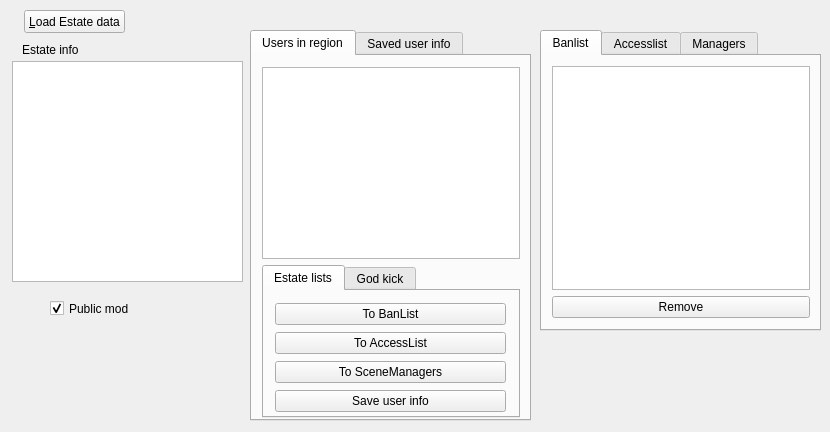
<?xml version="1.0" encoding="UTF-8"?>
<ui version="4.0">
 <class>Form</class>
 <widget class="QWidget" name="Form">
  <property name="geometry">
   <rect>
    <x>0</x>
    <y>0</y>
    <width>830</width>
    <height>432</height>
   </rect>
  </property>
  <property name="sizePolicy">
   <sizepolicy hsizetype="Fixed" vsizetype="Fixed">
    <horstretch>0</horstretch>
    <verstretch>0</verstretch>
   </sizepolicy>
  </property>
  <property name="minimumSize">
   <size>
    <width>830</width>
    <height>432</height>
   </size>
  </property>
  <property name="maximumSize">
   <size>
    <width>830</width>
    <height>432</height>
   </size>
  </property>
  <property name="windowTitle">
   <string>Form</string>
  </property>
  <widget class="QPushButton" name="btnLoadEstate">
   <property name="geometry">
    <rect>
     <x>24</x>
     <y>10</y>
     <width>101</width>
     <height>23</height>
    </rect>
   </property>
   <property name="text">
    <string>&amp;Load Estate data</string>
   </property>
  </widget>
  <widget class="QTabWidget" name="tabWidget">
   <property name="geometry">
    <rect>
     <x>540</x>
     <y>30</y>
     <width>281</width>
     <height>301</height>
    </rect>
   </property>
   <property name="currentIndex">
    <number>0</number>
   </property>
   <widget class="QWidget" name="tab">
    <attribute name="title">
     <string>Banlist</string>
    </attribute>
    <widget class="QWidget" name="layoutWidget">
     <property name="geometry">
      <rect>
       <x>10</x>
       <y>10</y>
       <width>258</width>
       <height>252</height>
      </rect>
     </property>
     <layout class="QVBoxLayout" name="verticalLayout_2">
      <item>
       <widget class="QListWidget" name="listWidgetBanList"/>
      </item>
      <item>
       <widget class="QPushButton" name="pushButtonRemoveBan">
        <property name="text">
         <string>Remove</string>
        </property>
       </widget>
      </item>
     </layout>
    </widget>
   </widget>
   <widget class="QWidget" name="tab_3">
    <attribute name="title">
     <string>Accesslist</string>
    </attribute>
    <widget class="QWidget" name="layoutWidget">
     <property name="geometry">
      <rect>
       <x>10</x>
       <y>10</y>
       <width>258</width>
       <height>252</height>
      </rect>
     </property>
     <layout class="QVBoxLayout" name="verticalLayout_3">
      <item>
       <widget class="QListWidget" name="listWidgetAccessList"/>
      </item>
      <item>
       <widget class="QPushButton" name="pushButtonRemoveAccess">
        <property name="text">
         <string>Remove</string>
        </property>
       </widget>
      </item>
     </layout>
    </widget>
   </widget>
   <widget class="QWidget" name="tab_2">
    <attribute name="title">
     <string>Managers</string>
    </attribute>
    <widget class="QWidget" name="layoutWidget">
     <property name="geometry">
      <rect>
       <x>10</x>
       <y>10</y>
       <width>258</width>
       <height>252</height>
      </rect>
     </property>
     <layout class="QVBoxLayout" name="verticalLayout_4">
      <item>
       <widget class="QListWidget" name="listWidgetEstateManagers"/>
      </item>
      <item>
       <widget class="QPushButton" name="pushButtonRemoveManager">
        <property name="text">
         <string>Remove</string>
        </property>
       </widget>
      </item>
     </layout>
    </widget>
   </widget>
  </widget>
  <widget class="QTabWidget" name="tabWidget_2">
   <property name="geometry">
    <rect>
     <x>250</x>
     <y>30</y>
     <width>281</width>
     <height>391</height>
    </rect>
   </property>
   <property name="currentIndex">
    <number>0</number>
   </property>
   <widget class="QWidget" name="tab_4">
    <attribute name="title">
     <string>Users in region</string>
    </attribute>
    <widget class="QWidget" name="layoutWidget">
     <property name="geometry">
      <rect>
       <x>10</x>
       <y>11</y>
       <width>258</width>
       <height>351</height>
      </rect>
     </property>
     <layout class="QVBoxLayout" name="verticalLayout_5">
      <item>
       <widget class="QListWidget" name="listWidgetRegionUsers"/>
      </item>
      <item>
       <widget class="QTabWidget" name="tabWidget_3">
        <property name="currentIndex">
         <number>0</number>
        </property>
        <widget class="QWidget" name="tab_6">
         <attribute name="title">
          <string>Estate lists</string>
         </attribute>
         <widget class="QWidget" name="layoutWidget">
          <property name="geometry">
           <rect>
            <x>11</x>
            <y>11</y>
            <width>231</width>
            <height>112</height>
           </rect>
          </property>
          <layout class="QVBoxLayout" name="verticalLayout">
           <item>
            <widget class="QPushButton" name="pushButtonToBan">
             <property name="text">
              <string>To BanList</string>
             </property>
            </widget>
           </item>
           <item>
            <widget class="QPushButton" name="pushButtonToAccess">
             <property name="text">
              <string>To AccessList</string>
             </property>
            </widget>
           </item>
           <item>
            <widget class="QPushButton" name="pushButtonToManagers">
             <property name="text">
              <string>To SceneManagers</string>
             </property>
            </widget>
           </item>
           <item>
            <widget class="QPushButton" name="pushButtonSaveUserInfo">
             <property name="text">
              <string>Save user info</string>
             </property>
            </widget>
           </item>
          </layout>
         </widget>
        </widget>
        <widget class="QWidget" name="tab_7">
         <attribute name="title">
          <string>God kick</string>
         </attribute>
         <widget class="QWidget" name="layoutWidget">
          <property name="geometry">
           <rect>
            <x>10</x>
            <y>20</y>
            <width>231</width>
            <height>82</height>
           </rect>
          </property>
          <layout class="QVBoxLayout" name="verticalLayout_7">
           <item>
            <widget class="QPushButton" name="pushButtonRequestGodLikePowers">
             <property name="text">
              <string>Request god like powers</string>
             </property>
            </widget>
           </item>
           <item>
            <widget class="QPushButton" name="pushButtonKick">
             <property name="text">
              <string>Send god Kick</string>
             </property>
            </widget>
           </item>
           <item>
            <layout class="QHBoxLayout" name="horizontalLayout">
             <item>
              <widget class="QLabel" name="label_2">
               <property name="text">
                <string>Message:</string>
               </property>
              </widget>
             </item>
             <item>
              <widget class="QLineEdit" name="lineEditKickMessage">
               <property name="text">
                <string>God does not want you here</string>
               </property>
              </widget>
             </item>
            </layout>
           </item>
          </layout>
         </widget>
        </widget>
       </widget>
      </item>
     </layout>
    </widget>
   </widget>
   <widget class="QWidget" name="tab_5">
    <attribute name="title">
     <string>Saved user info</string>
    </attribute>
    <widget class="QWidget" name="layoutWidget">
     <property name="geometry">
      <rect>
       <x>10</x>
       <y>10</y>
       <width>261</width>
       <height>311</height>
      </rect>
     </property>
     <layout class="QVBoxLayout" name="verticalLayout_6">
      <item>
       <widget class="QListWidget" name="listWidgetSavedUsers"/>
      </item>
      <item>
       <widget class="QPushButton" name="pushButtonRemoveSaved">
        <property name="text">
         <string>Remove</string>
        </property>
       </widget>
      </item>
      <item>
       <widget class="QPushButton" name="pushButtonSavedToAccess">
        <property name="text">
         <string>To AccessList</string>
        </property>
       </widget>
      </item>
      <item>
       <widget class="QPushButton" name="pushButtonSavedToBan">
        <property name="text">
         <string>To BanList</string>
        </property>
       </widget>
      </item>
      <item>
       <widget class="QPushButton" name="pushButtonSavedToManagers">
        <property name="text">
         <string>To SceneManagers</string>
        </property>
       </widget>
      </item>
     </layout>
    </widget>
   </widget>
  </widget>
  <widget class="QLabel" name="label">
   <property name="geometry">
    <rect>
     <x>22</x>
     <y>42</y>
     <width>56</width>
     <height>16</height>
    </rect>
   </property>
   <property name="text">
    <string>Estate info:</string>
   </property>
  </widget>
  <widget class="QListWidget" name="listWidgetEstateInfo">
   <property name="geometry">
    <rect>
     <x>12</x>
     <y>61</y>
     <width>231</width>
     <height>221</height>
    </rect>
   </property>
  </widget>
  <widget class="QCheckBox" name="checkBox">
   <property name="geometry">
    <rect>
     <x>50</x>
     <y>300</y>
     <width>79</width>
     <height>17</height>
    </rect>
   </property>
   <property name="text">
    <string>Public mode</string>
   </property>
   <property name="checked">
    <bool>true</bool>
   </property>
  </widget>
  <zorder>tabWidget</zorder>
  <zorder>tabWidget_2</zorder>
  <zorder>label</zorder>
  <zorder>listWidgetEstateInfo</zorder>
  <zorder>checkBox</zorder>
  <zorder>btnLoadEstate</zorder>
 </widget>
 <resources/>
 <connections/>
</ui>
